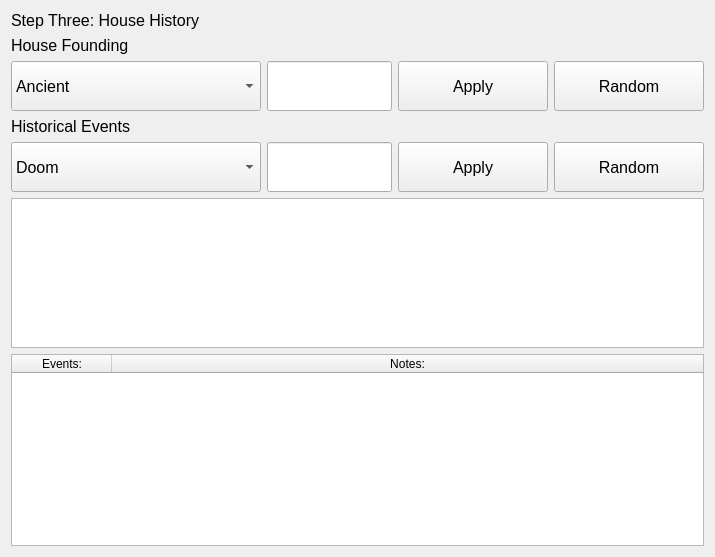
         <widget class="QWidget" name="page_3">
          <layout class="QVBoxLayout" name="verticalLayout_8">
           <item>
            <widget class="QLabel" name="label_5">
             <property name="font">
              <font>
               <pointsize>12</pointsize>
              </font>
             </property>
             <property name="text">
              <string>Step Three: House History</string>
             </property>
            </widget>
           </item>
           <item>
            <widget class="QLabel" name="label_6">
             <property name="font">
              <font>
               <pointsize>12</pointsize>
              </font>
             </property>
             <property name="text">
              <string>House Founding</string>
             </property>
            </widget>
           </item>
           <item>
            <layout class="QHBoxLayout" name="horizontalLayout_4">
             <item>
              <widget class="QComboBox" name="foundingComboBox">
               <property name="minimumSize">
                <size>
                 <width>250</width>
                 <height>50</height>
                </size>
               </property>
               <property name="font">
                <font>
                 <pointsize>12</pointsize>
                </font>
               </property>
               <item>
                <property name="text">
                 <string>Ancient</string>
                </property>
               </item>
               <item>
                <property name="text">
                 <string>Very Old</string>
                </property>
               </item>
               <item>
                <property name="text">
                 <string>Old</string>
                </property>
               </item>
               <item>
                <property name="text">
                 <string>Established</string>
                </property>
               </item>
               <item>
                <property name="text">
                 <string>Recent</string>
                </property>
               </item>
               <item>
                <property name="text">
                 <string>New</string>
                </property>
               </item>
              </widget>
             </item>
             <item>
              <widget class="QLineEdit" name="foundingExampleLineEdit">
               <property name="minimumSize">
                <size>
                 <width>0</width>
                 <height>50</height>
                </size>
               </property>
               <property name="font">
                <font>
                 <pointsize>10</pointsize>
                </font>
               </property>
               <property name="readOnly">
                <bool>true</bool>
               </property>
              </widget>
             </item>
             <item>
              <widget class="QPushButton" name="foundingApplyButton">
               <property name="sizePolicy">
                <sizepolicy hsizetype="Expanding" vsizetype="Expanding">
                 <horstretch>0</horstretch>
                 <verstretch>0</verstretch>
                </sizepolicy>
               </property>
               <property name="minimumSize">
                <size>
                 <width>150</width>
                 <height>50</height>
                </size>
               </property>
               <property name="maximumSize">
                <size>
                 <width>150</width>
                 <height>50</height>
                </size>
               </property>
               <property name="font">
                <font>
                 <pointsize>12</pointsize>
                </font>
               </property>
               <property name="text">
                <string>Apply</string>
               </property>
              </widget>
             </item>
             <item>
              <widget class="QPushButton" name="foundingRandomButton">
               <property name="sizePolicy">
                <sizepolicy hsizetype="Expanding" vsizetype="Expanding">
                 <horstretch>0</horstretch>
                 <verstretch>0</verstretch>
                </sizepolicy>
               </property>
               <property name="minimumSize">
                <size>
                 <width>150</width>
                 <height>50</height>
                </size>
               </property>
               <property name="maximumSize">
                <size>
                 <width>150</width>
                 <height>50</height>
                </size>
               </property>
               <property name="font">
                <font>
                 <pointsize>12</pointsize>
                </font>
               </property>
               <property name="text">
                <string>Random</string>
               </property>
              </widget>
             </item>
            </layout>
           </item>
           <item>
            <widget class="QLabel" name="label_7">
             <property name="font">
              <font>
               <pointsize>12</pointsize>
              </font>
             </property>
             <property name="text">
              <string>Historical Events</string>
             </property>
            </widget>
           </item>
           <item>
            <layout class="QHBoxLayout" name="horizontalLayout_5">
             <item>
              <widget class="QComboBox" name="eventComboBox">
               <property name="minimumSize">
                <size>
                 <width>250</width>
                 <height>50</height>
                </size>
               </property>
               <property name="font">
                <font>
                 <pointsize>12</pointsize>
                </font>
               </property>
               <item>
                <property name="text">
                 <string>Doom</string>
                </property>
               </item>
               <item>
                <property name="text">
                 <string>Defeat</string>
                </property>
               </item>
               <item>
                <property name="text">
                 <string>Catastrophe</string>
                </property>
               </item>
               <item>
                <property name="text">
                 <string>Madness</string>
                </property>
               </item>
               <item>
                <property name="text">
                 <string>Invasion / Revolt</string>
                </property>
               </item>
               <item>
                <property name="text">
                 <string>Scandal</string>
                </property>
               </item>
               <item>
                <property name="text">
                 <string>Treachery</string>
                </property>
               </item>
               <item>
                <property name="text">
                 <string>Decline</string>
                </property>
               </item>
               <item>
                <property name="text">
                 <string>Infrastructure</string>
                </property>
               </item>
               <item>
                <property name="text">
                 <string>Ascent</string>
                </property>
               </item>
               <item>
                <property name="text">
                 <string>Favor</string>
                </property>
               </item>
               <item>
                <property name="text">
                 <string>Victory</string>
                </property>
               </item>
               <item>
                <property name="text">
                 <string>Villain</string>
                </property>
               </item>
               <item>
                <property name="text">
                 <string>Glory</string>
                </property>
               </item>
               <item>
                <property name="text">
                 <string>Conquest</string>
                </property>
               </item>
               <item>
                <property name="text">
                 <string>Windfall</string>
                </property>
               </item>
              </widget>
             </item>
             <item>
              <widget class="QLineEdit" name="eventInfoLineEdit">
               <property name="minimumSize">
                <size>
                 <width>0</width>
                 <height>50</height>
                </size>
               </property>
               <property name="readOnly">
                <bool>true</bool>
               </property>
              </widget>
             </item>
             <item>
              <widget class="QPushButton" name="eventApplyButton">
               <property name="sizePolicy">
                <sizepolicy hsizetype="Expanding" vsizetype="Expanding">
                 <horstretch>0</horstretch>
                 <verstretch>0</verstretch>
                </sizepolicy>
               </property>
               <property name="minimumSize">
                <size>
                 <width>150</width>
                 <height>50</height>
                </size>
               </property>
               <property name="maximumSize">
                <size>
                 <width>150</width>
                 <height>50</height>
                </size>
               </property>
               <property name="font">
                <font>
                 <pointsize>12</pointsize>
                </font>
               </property>
               <property name="text">
                <string>Apply</string>
               </property>
              </widget>
             </item>
             <item>
              <widget class="QPushButton" name="eventRandomButton">
               <property name="sizePolicy">
                <sizepolicy hsizetype="Expanding" vsizetype="Expanding">
                 <horstretch>0</horstretch>
                 <verstretch>0</verstretch>
                </sizepolicy>
               </property>
               <property name="minimumSize">
                <size>
                 <width>150</width>
                 <height>50</height>
                </size>
               </property>
               <property name="maximumSize">
                <size>
                 <width>150</width>
                 <height>50</height>
                </size>
               </property>
               <property name="font">
                <font>
                 <pointsize>12</pointsize>
                </font>
               </property>
               <property name="text">
                <string>Random</string>
               </property>
              </widget>
             </item>
            </layout>
           </item>
           <item>
            <widget class="QTextEdit" name="eventDescriptionTextEdit">
             <property name="sizePolicy">
              <sizepolicy hsizetype="Expanding" vsizetype="Maximum">
               <horstretch>0</horstretch>
               <verstretch>0</verstretch>
              </sizepolicy>
             </property>
             <property name="maximumSize">
              <size>
               <width>16777215</width>
               <height>150</height>
              </size>
             </property>
             <property name="font">
              <font>
               <pointsize>12</pointsize>
              </font>
             </property>
             <property name="readOnly">
              <bool>true</bool>
             </property>
             <property name="html">
              <string>&lt;!DOCTYPE HTML PUBLIC &quot;-//W3C//DTD HTML 4.0//EN&quot; &quot;http://www.w3.org/TR/REC-html40/strict.dtd&quot;&gt;
&lt;html&gt;&lt;head&gt;&lt;meta name=&quot;qrichtext&quot; content=&quot;1&quot; /&gt;&lt;style type=&quot;text/css&quot;&gt;
p, li { white-space: pre-wrap; }
&lt;/style&gt;&lt;/head&gt;&lt;body style=&quot; font-family:'Cantarell'; font-size:12pt; font-weight:400; font-style:normal;&quot;&gt;
&lt;p style=&quot;-qt-paragraph-type:empty; margin-top:0px; margin-bottom:0px; margin-left:0px; margin-right:0px; -qt-block-indent:0; text-indent:0px; font-family:'MS Shell Dlg 2'; font-size:8.25pt;&quot;&gt;&lt;br /&gt;&lt;/p&gt;&lt;/body&gt;&lt;/html&gt;</string>
             </property>
            </widget>
           </item>
           <item>
            <widget class="QTableWidget" name="eventTableWidget">
             <property name="sizePolicy">
              <sizepolicy hsizetype="Expanding" vsizetype="MinimumExpanding">
               <horstretch>0</horstretch>
               <verstretch>0</verstretch>
              </sizepolicy>
             </property>
             <attribute name="horizontalHeaderStretchLastSection">
              <bool>true</bool>
             </attribute>
             <column>
              <property name="text">
               <string>Events:</string>
              </property>
             </column>
             <column>
              <property name="text">
               <string>Notes:</string>
              </property>
             </column>
            </widget>
           </item>
          </layout>
         </widget>
